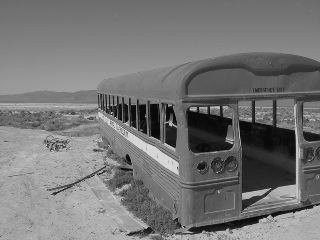
#> input picture praktikum5/schrott.png, 320 x 240 px
$ python main.py
#> lines starting #> are read from the running program, lines starting #| are printed output that depends on the picture
import cv2
import numpy as np
import matplotlib.pyplot as plt

# --- 1. BILD schrott.png laden und Graustufen-Kontrast-Transformation ---

image = cv2.imread("schrott.png", cv2.IMREAD_GRAYSCALE)
#> image is the input picture: shape (240, 320); min 0, max 230, mean 117.5
if image is None:
    raise FileNotFoundError("Bild 'schrott.png' konnte nicht geladen werden!")

def plot_histogram(img, title, cumulative=False, save_as=None):
    hist = cv2.calcHist([img], [0], None, [256], [0, 256]).flatten()
    if cumulative:
        hist = np.cumsum(hist)
    plt.figure()
    plt.title(title)
    plt.plot(hist)
    plt.xlim([0, 256])
    if save_as:
        plt.savefig(save_as)
    else:
        plt.show()
    plt.close()

min_val = np.min(image)
#> min_val = 0
max_val = np.max(image)
#> max_val = 230

low, high = 100, 150
reduced_contrast = ((image - min_val) / (max_val - min_val) * (high - low) + low).astype(np.uint8)
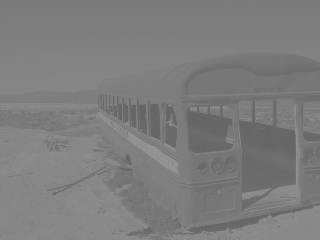
#> reduced_contrast: shape (240, 320); min 100, max 150, mean 125.1
maximized_contrast = ((reduced_contrast - low) / (high - low) * 255).astype(np.uint8)

equalized_image = cv2.equalizeHist(image)
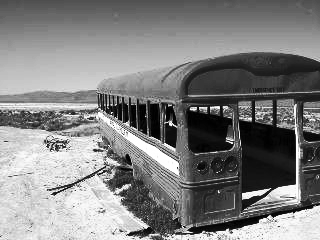
#> equalized_image: shape (240, 320); min 0, max 255, mean 128.6
equalized_reduced = cv2.equalizeHist(reduced_contrast)

cv2.imwrite("reduced_contrast.png", reduced_contrast)
cv2.imwrite("maximized_contrast.png", maximized_contrast)
cv2.imwrite("equalized_image.png", equalized_image)
cv2.imwrite("equalized_reduced.png", equalized_reduced)

plot_histogram(image, "Originalbild Histogramm", save_as="original_hist.png")
#> in plot_histogram, `hist = cv2.calcHist([img], [0], None, [256], [0, 256]).flatten()`: hist = 256 values, max 2008 at index 124, min 0 at index 226, mean 300
#> in plot_histogram, `plt.savefig(save_as)`:
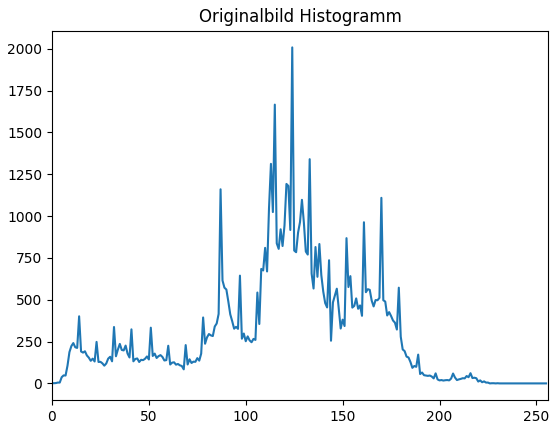
#> figure drawn by matplotlib, 1 panel; curve peaks at x = 124, y = 2008
plot_histogram(reduced_contrast, "Reduzierter Kontrast [100–150]", save_as="reduced_hist.png")
#> call 2 of plot_histogram, with title = 'Reduzierter Kontrast [100–150]', cumulative = False, save_as = 'reduced_hist.png'
#> in plot_histogram (call 2), `hist = cv2.calcHist([img], [0], None, [256], [0, 256]).flatten()`: hist = 256 values, max 6241 at index 126, min 0 at index 0, mean 300
#> in plot_histogram (call 2), `plt.savefig(save_as)`:
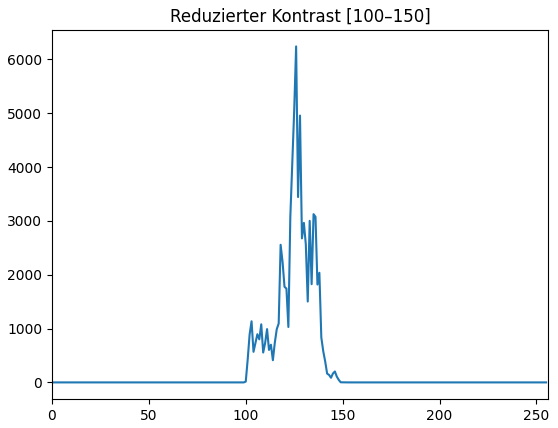
#> figure drawn by matplotlib, 1 panel; curve peaks at x = 126, y = 6241
plot_histogram(maximized_contrast, "Maximierter Kontrast [0–255]", save_as="maximized_hist.png")
#> call 3 of plot_histogram, with title = 'Maximierter Kontrast [0–255]', cumulative = False, save_as = 'maximized_hist.png'
#> in plot_histogram (call 3), `hist = cv2.calcHist([img], [0], None, [256], [0, 256]).flatten()`: hist = 256 values, max 6241 at index 132, min 0 at index 1, mean 300
#> in plot_histogram (call 3), `plt.savefig(save_as)`:
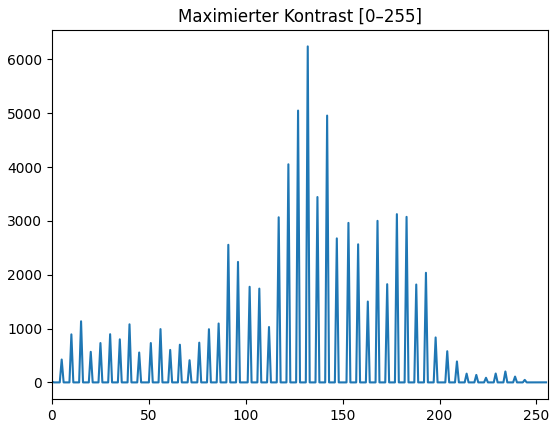
#> figure drawn by matplotlib, 1 panel; curve peaks at x = 132, y = 6241
plot_histogram(equalized_image, "Histogramm nach Equalization (Originalbild)", save_as="equalized_orig_hist.png")
#> call 4 of plot_histogram, with cumulative = False, save_as = 'equalized_orig_hist.png'
#> in plot_histogram (call 4), `hist = cv2.calcHist([img], [0], None, [256], [0, 256]).flatten()`: hist = 256 values, max 2008 at index 136, min 0 at index 5, mean 300
#> in plot_histogram (call 4), `plt.savefig(save_as)`:
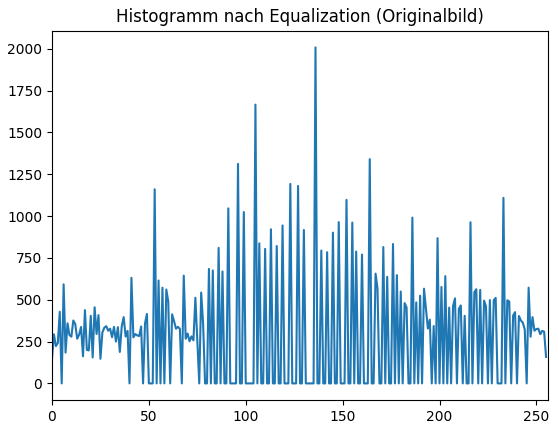
#> figure drawn by matplotlib, 1 panel; curve peaks at x = 136, y = 2008
plot_histogram(equalized_reduced, "Histogramm nach Equalization (reduzierter Kontrast)", save_as="equalized_reduced_hist.png")
#> in plot_histogram (call 5), `hist = cv2.calcHist([img], [0], None, [256], [0, 256]).flatten()`: hist = 256 values, max 6241 at index 136, min 0 at index 2, mean 300
#> in plot_histogram (call 5), `plt.savefig(save_as)`:
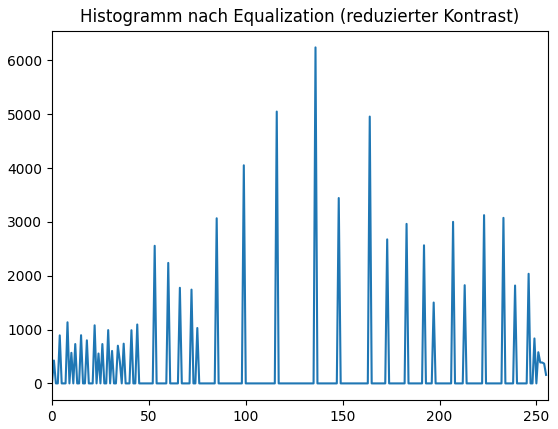
#> figure drawn by matplotlib, 1 panel; curve peaks at x = 136, y = 6241

# --- 2. BILD kante.png laden und Faltung mit filter2D ---

kante = cv2.imread("kante.png", cv2.IMREAD_GRAYSCALE)
if kante is None:
#> (the run stopped early here; a loop or call above may not have finished)

$ run again, with FigSource.png copied over praktikum5/schrott.png
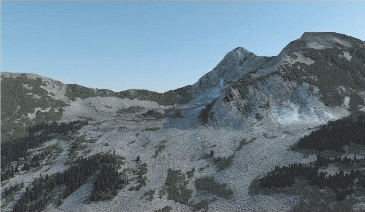
#> input picture FigSource.png, 365 x 212 px
#> min_val = 28
#> max_val = 220
#> `equalized_image = cv2.equalizeHist(image)`:
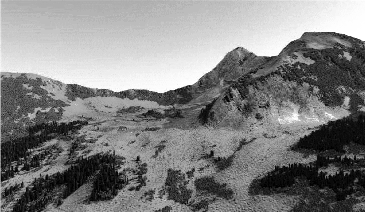
#> equalized_image: shape (212, 365); min 0, max 255, mean 129
#> hist = 256 values, max 2186 at index 46, min 0 at index 0, mean 302.3
#> hist = 256 values, max 3068 at index 230, min 0 at index 2, mean 302.3
#> in plot_histogram (call 5), `plt.savefig(save_as)`:
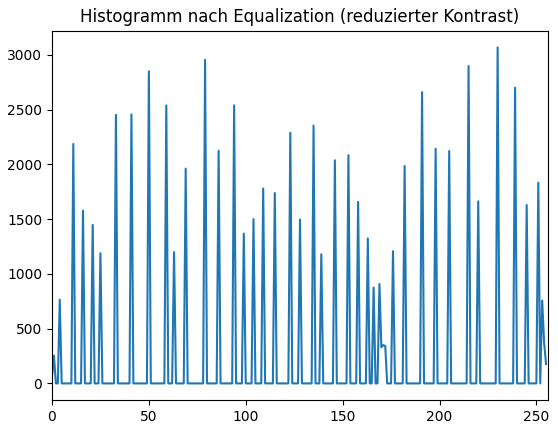
#> figure drawn by matplotlib, 1 panel; curve peaks at x = 230, y = 3068

$ run again, with FigTarget.png copied over praktikum5/schrott.png
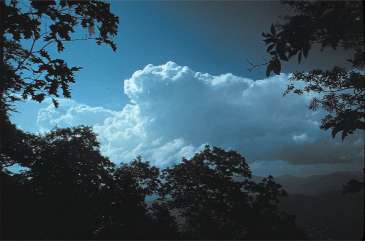
#> input picture FigTarget.png, 365 x 241 px
#> min_val = 0
#> max_val = 237
#> `equalized_image = cv2.equalizeHist(image)`:
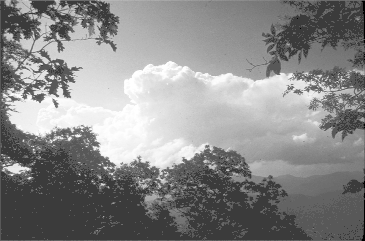
#> equalized_image: shape (241, 365); min 0, max 255, mean 136.6
#> hist = 256 values, max 20346 at index 21, min 0 at index 6, mean 343.6
#> hist = 256 values, max 20348 at index 59, min 0 at index 1, mean 343.6
#> in plot_histogram (call 5), `plt.savefig(save_as)`:
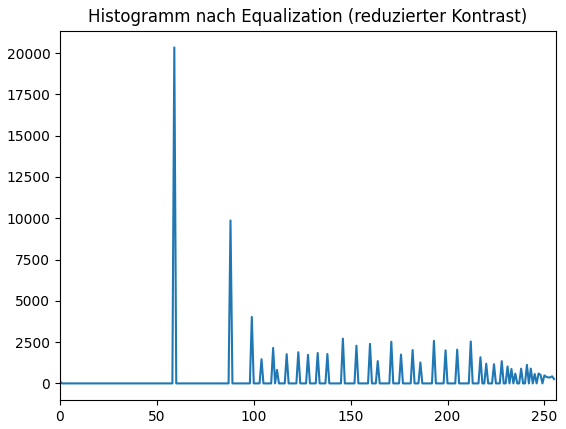
#> figure drawn by matplotlib, 1 panel; curve peaks at x = 59, y = 20348
